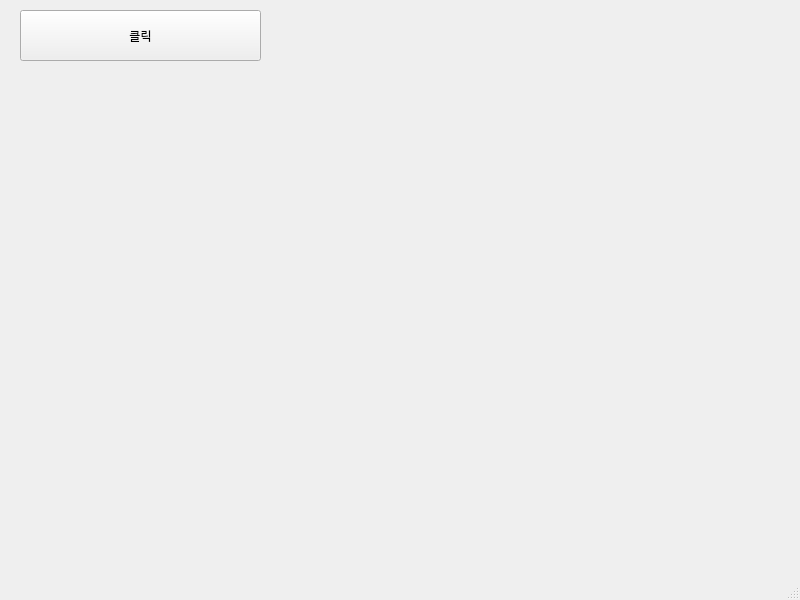
<?xml version="1.0" encoding="UTF-8"?>
<ui version="4.0">
 <class>MainWindow</class>
 <widget class="QMainWindow" name="MainWindow">
  <property name="geometry">
   <rect>
    <x>0</x>
    <y>0</y>
    <width>800</width>
    <height>600</height>
   </rect>
  </property>
  <property name="windowTitle">
   <string>MainWindow</string>
  </property>
  <widget class="QWidget" name="centralwidget">
   <widget class="QPushButton" name="pushButton">
    <property name="geometry">
     <rect>
      <x>20</x>
      <y>10</y>
      <width>241</width>
      <height>51</height>
     </rect>
    </property>
    <property name="text">
     <string>클릭</string>
    </property>
   </widget>
  </widget>
  <widget class="QMenuBar" name="menubar">
   <property name="geometry">
    <rect>
     <x>0</x>
     <y>0</y>
     <width>800</width>
     <height>26</height>
    </rect>
   </property>
  </widget>
  <widget class="QStatusBar" name="statusbar"/>
 </widget>
 <resources/>
 <connections/>
</ui>
